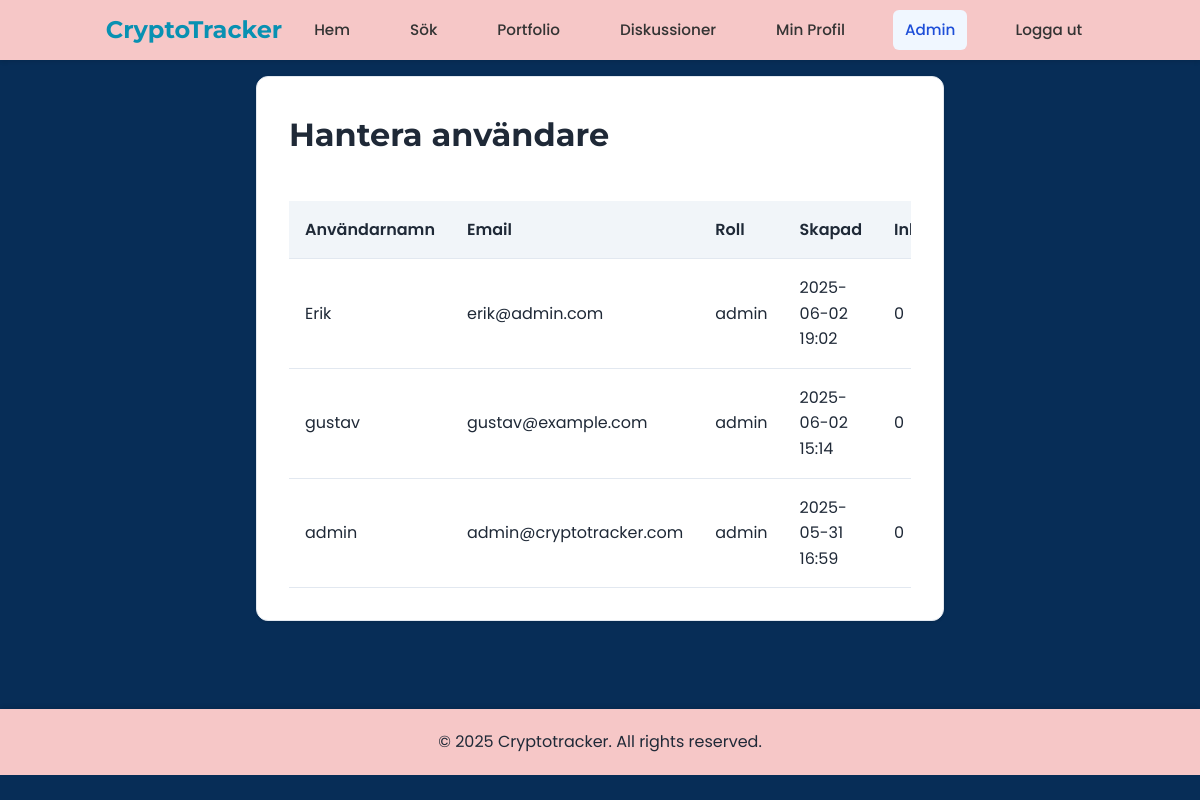
/pages/admin/users.php (signed in), run on the app's committed database.
### tables this page shows
CREATE TABLE users (
    id INTEGER PRIMARY KEY AUTOINCREMENT,
    username VARCHAR(50) UNIQUE NOT NULL,
    password VARCHAR(255) NOT NULL,
    email VARCHAR(100) UNIQUE NOT NULL,
    role VARCHAR(20) DEFAULT 'user',
    profile_image VARCHAR(255),
    created_at TIMESTAMP DEFAULT CURRENT_TIMESTAMP
, bio TEXT);

### pages/admin/users.php (the view, shortened to what this page needs)
<?php
try {
    $db = new PDO('sqlite:' . __DIR__ . '/../../db/crypto_tracker.db');
    $stmt = $db->query("
        SELECT
            u.id,
            u.username,
            u.email,
            u.role,
            u.created_at,
            (SELECT COUNT(*) FROM posts WHERE user_id = u.id) as post_count
        FROM users u
        ORDER BY u.created_at DESC
    ");
    $users = $stmt->fetchAll(PDO::FETCH_ASSOC);
} catch(PDOException $e) {
    $error_message = "Kunde inte hämta användare: " . $e->getMessage();
}
?>
<!DOCTYPE html>
<html lang="sv">
<head>
    <link rel="stylesheet" href="../../css/styles.css">
</head>
<body>
    <?php include '../../header.php'; ?>
    <div class="container">
        <div class="white-container">
            <h1>Hantera användare</h1>
            <div class="admin-table-container">
                <table class="admin-table">
                    <thead>
                        <tr>
                            <th>Användarnamn</th>
                            <th>Email</th>
                            <th>Roll</th>
                            <th>Skapad</th>
                            <th>Inlägg</th>
                        </tr>
                    </thead>
                    <tbody>
                        <?php if (empty($users)): ?>
                            <tr>
                                <td colspan="6" style="text-align: center;">Inga användare hittades</td>
                            </tr>
                        <?php else: ?>
                            <?php foreach ($users as $user): ?>
                                <tr>
                                    <td><?= htmlspecialchars($user['username']) ?></td>
                                    <td><?= htmlspecialchars($user['email']) ?></td>
                                    <td><?= htmlspecialchars($user['role']) ?></td>
                                    <td><?= date('Y-m-d H:i', strtotime($user['created_at'])) ?></td>
                                    <td><?= $user['post_count'] ?></td>
                                </tr>
                            <?php endforeach; ?>
                        <?php endif; ?>
                    </tbody>
                </table>
            </div>
        </div>
    </div>
    <?php include '../../php/footer.php'; ?>
</body>
</html>

### header.php (shortened to what this page needs)
<header>
    <nav>
        <div class="logo">
            <a href="/Crypto-Tracker/">CryptoTracker</a>
        </div>
        <ul>
            <li><a href="/Crypto-Tracker/" <?= $_SERVER['REQUEST_URI'] == '/Crypto-Tracker/' ? 'class="active"' : '' ?>>Hem</a></li>
            <li><a href="/Crypto-Tracker/pages/search.php" <?= strpos($_SERVER['REQUEST_URI'], '/search.php') ? 'class="active"' : '' ?>>Sök</a></li>
            <?php if (isset($_SESSION['user_id'])): ?>
                <li><a href="/Crypto-Tracker/pages/portfolio.php" <?= strpos($_SERVER['REQUEST_URI'], '/portfolio.php') ? 'class="active"' : '' ?>>Portfolio</a></li>
                <li><a href="/Crypto-Tracker/pages/discussions.php" <?= strpos($_SERVER['REQUEST_URI'], '/discussions.php') ? 'class="active"' : '' ?>>Diskussioner</a></li>
                <li><a href="/Crypto-Tracker/pages/profile.php" <?= strpos($_SERVER['REQUEST_URI'], '/profile.php') ? 'class="active"' : '' ?>>Min Profil</a></li>
                <?php if (isset($_SESSION['role']) && $_SESSION['role'] === 'admin'): ?>
                    <li><a href="/Crypto-Tracker/pages/admin/dashboard.php" <?= strpos($_SERVER['REQUEST_URI'], '/admin/') ? 'class="active"' : '' ?>>Admin</a></li>
                <?php endif; ?>
                <li><a href="/Crypto-Tracker/pages/logout.php">Logga ut</a></li>
            <?php else: ?>
                <li><a href="/Crypto-Tracker/pages/login.php" <?= strpos($_SERVER['REQUEST_URI'], '/login.php') ? 'class="active"' : '' ?>>Logga in</a></li>
                <li><a href="/Crypto-Tracker/pages/register.php" <?= strpos($_SERVER['REQUEST_URI'], '/register.php') ? 'class="active"' : '' ?>>Registrera</a></li>
            <?php endif; ?>
        </ul>
    </nav>
</header>

### php/footer.php
<footer>
    <p>&copy; 2025 Cryptotracker. All rights reserved.</p>
</footer>

### css/styles.css (style rules this page uses)
:root { --primary-color: #2563eb; --secondary-color: #0891b2; --accent-color: #059669; --danger-color: #ef4444; --background-color: #f8fafc; --text-color: #1f2937; --border-color: #e2e8f0; --card-background: #ffffff; --header-background: #ffffff; --news-border: #e2e8f0; --active-bg: #f0f7ff; --active-text: #1d4ed8; --hover-bg: #f8fafc; --section-bg: #f1f5f9; --crypto-item-hover: rgba(8, 145, 178, 0.05); }
* { margin: 0; padding: 0; box-sizing: border-box; }
body { font-family: 'Poppins', 'Segoe UI', Tahoma, Geneva, Verdana, sans-serif; line-height: 1.6; color: var(--text-color); background-color: #072d57; }
.container { width: 60%; max-width: 1400px; margin: 0 auto; padding: 1.5rem; }
header { background-color: var(--header-background); box-shadow: 0 1px 3px rgba(0,0,0,0.1); padding: 1rem 0; position: sticky; top: 0; z-index: 100; }
nav { display: flex; justify-content: space-between; align-items: center; max-width: 1400px; margin: 0 auto; padding: 0 1.5rem; }
.logo { display: flex; align-items: center; }
.logo a { font-family: 'Montserrat', sans-serif; font-size: 1.5rem; font-weight: 700; color: var(--secondary-color); text-decoration: none; }
nav ul { display: flex; list-style: none; gap: 1rem; align-items: center; margin: 0; padding: 0; flex-wrap: nowrap; }
nav ul li { white-space: nowrap; }
nav ul li a { text-decoration: none; color: var(--text-color); font-weight: 500; font-size: 0.95rem; padding: 0.5rem 0.75rem; border-radius: 0.375rem; transition: all 0.2s ease; display: inline-block; }
nav ul li a.active { color: var(--active-text); background-color: var(--active-bg); }
@media (max-width: 1200px) { .container { padding: 1rem; } }
@media (min-width: 1025px) { header { position: sticky; top: 0; } }
a { color: #007bff; text-decoration: none; }
header { background: #f6c7c7; box-shadow: 0 2px 4px rgba(0,0,0,0.1); padding: 10px 20px; display: flex; justify-content: space-between; align-items: center; }
header .logo { font-size: 24px; font-weight: bold; }
header nav ul { list-style: none; margin: 0; padding: 0; display: flex; }
header nav ul li { margin-left: 20px; }
header nav ul li a { text-decoration: none; color: #333; transition: color 0.3s ease; }
footer { background: #f6c7c7; text-align: center; padding: 20px; margin-top: 40px; box-shadow: 0 -2px 4px rgba(0,0,0,0.1); }
footer p { margin: 0; }
.white-container { background-color: var(--card-background); border-radius: 0.75rem; padding: 2rem; margin-bottom: 2rem; box-shadow: 0 1px 3px rgba(0,0,0,0.1); border: 1px solid var(--border-color); }
.white-container h1 { color: var(--text-color); margin-bottom: 1.5rem; font-family: 'Montserrat', sans-serif; }
.admin-table-container { overflow-x: auto; }
.admin-table { width: 100%; border-collapse: collapse; margin-top: 1rem; }
.admin-table th, .admin-table td { padding: 1rem; text-align: left; border-bottom: 1px solid var(--border-color); }
.admin-table th { background-color: var(--section-bg); font-weight: 600; color: var(--text-color); }

### data on the page
users: username "Erik", email "erik@admin.com", role "admin", created_at "2025-06-02 19:02", post_count "0"
users: username "gustav", email "gustav@example.com", role "admin", created_at "2025-06-02 15:14", post_count "0"
users: username "admin", email "admin@cryptotracker.com", role "admin", created_at "2025-05-31 16:59", post_count "0"
